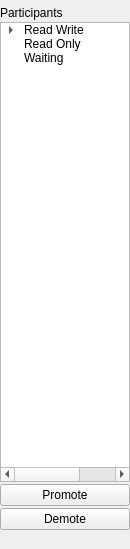
<?xml version="1.0" encoding="UTF-8"?>
<ui version="4.0">
 <class>ParticipantsPane</class>
 <widget class="QWidget" name="ParticipantsPane">
  <property name="geometry">
   <rect>
    <x>0</x>
    <y>0</y>
    <width>130</width>
    <height>549</height>
   </rect>
  </property>
  <property name="sizePolicy">
   <sizepolicy hsizetype="Preferred" vsizetype="Preferred">
    <horstretch>0</horstretch>
    <verstretch>0</verstretch>
   </sizepolicy>
  </property>
  <property name="maximumSize">
   <size>
    <width>130</width>
    <height>16777215</height>
   </size>
  </property>
  <property name="windowTitle">
   <string>Form</string>
  </property>
  <layout class="QVBoxLayout" name="verticalLayout">
   <property name="spacing">
    <number>2</number>
   </property>
   <property name="leftMargin">
    <number>0</number>
   </property>
   <property name="topMargin">
    <number>6</number>
   </property>
   <property name="rightMargin">
    <number>0</number>
   </property>
   <property name="bottomMargin">
    <number>0</number>
   </property>
   <item>
    <widget class="QLabel" name="label">
     <property name="text">
      <string>Participants</string>
     </property>
    </widget>
   </item>
   <item>
    <widget class="QTreeWidget" name="treeWidget">
     <property name="selectionBehavior">
      <enum>QAbstractItemView::SelectRows</enum>
     </property>
     <attribute name="headerVisible">
      <bool>false</bool>
     </attribute>
     <column>
      <property name="text">
       <string>Participant</string>
      </property>
     </column>
     <column>
      <property name="text">
       <string>Color</string>
      </property>
     </column>
     <item>
      <property name="text">
       <string>Read Write</string>
      </property>
      <property name="background">
       <brush brushstyle="NoBrush">
        <color alpha="255">
         <red>104</red>
         <green>173</green>
         <blue>245</blue>
        </color>
       </brush>
      </property>
      <property name="text">
       <string/>
      </property>
      <property name="background">
       <brush brushstyle="NoBrush">
        <color alpha="255">
         <red>104</red>
         <green>173</green>
         <blue>245</blue>
        </color>
       </brush>
      </property>
      <property name="flags">
       <set>ItemIsUserCheckable|ItemIsEnabled</set>
      </property>
      <item>
       <property name="text">
        <string>Owner</string>
       </property>
       <property name="text">
        <string/>
       </property>
       <property name="background">
        <brush brushstyle="SolidPattern">
         <color alpha="255">
          <red>0</red>
          <green>0</green>
          <blue>0</blue>
         </color>
        </brush>
       </property>
       <property name="flags">
        <set>ItemIsSelectable|ItemIsUserCheckable|ItemIsEnabled</set>
       </property>
      </item>
     </item>
     <item>
      <property name="text">
       <string>Read Only</string>
      </property>
      <property name="flags">
       <set>ItemIsUserCheckable|ItemIsEnabled</set>
      </property>
     </item>
     <item>
      <property name="text">
       <string>Waiting</string>
      </property>
      <property name="flags">
       <set>ItemIsUserCheckable|ItemIsEnabled</set>
      </property>
     </item>
    </widget>
   </item>
   <item>
    <widget class="QPushButton" name="promotePushButton">
     <property name="text">
      <string>Promote</string>
     </property>
    </widget>
   </item>
   <item>
    <widget class="QPushButton" name="demotePushButton">
     <property name="text">
      <string>Demote</string>
     </property>
    </widget>
   </item>
   <item>
    <widget class="QLabel" name="connectInfoLabel">
     <property name="sizePolicy">
      <sizepolicy hsizetype="Preferred" vsizetype="Maximum">
       <horstretch>0</horstretch>
       <verstretch>0</verstretch>
      </sizepolicy>
     </property>
     <property name="font">
      <font>
       <pointsize>11</pointsize>
      </font>
     </property>
     <property name="text">
      <string/>
     </property>
    </widget>
   </item>
  </layout>
 </widget>
 <resources/>
 <connections/>
</ui>
